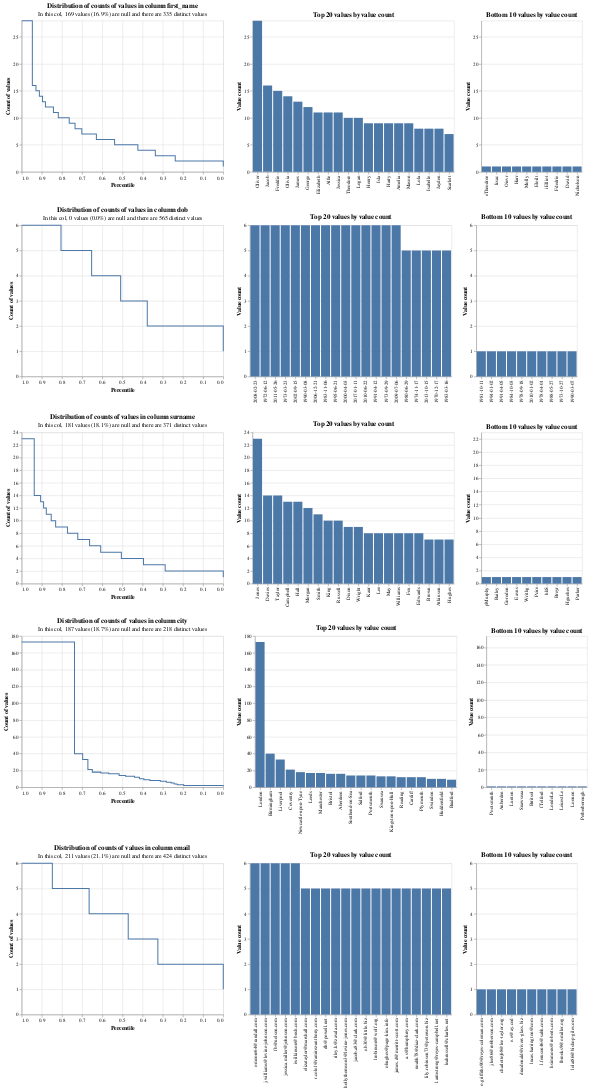

Notebook source saved alongside this figure:
### Code cell
import altair as alt
alt.renderers.enable('mimetype')
column_value_frequencies_chart(['first_name', "surname", "dob", "city", "email"], df, spark)
